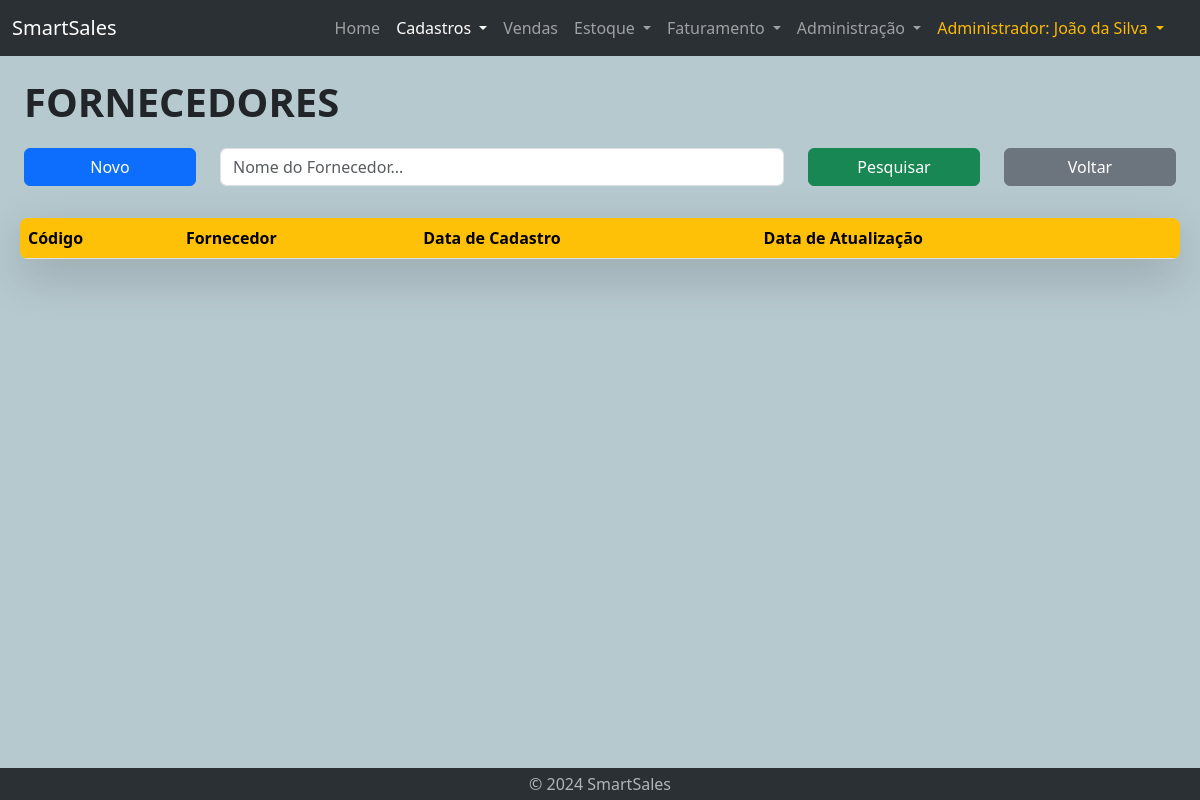
The app's page /estoquista-lst-fornecedor.php (signed in), older data.
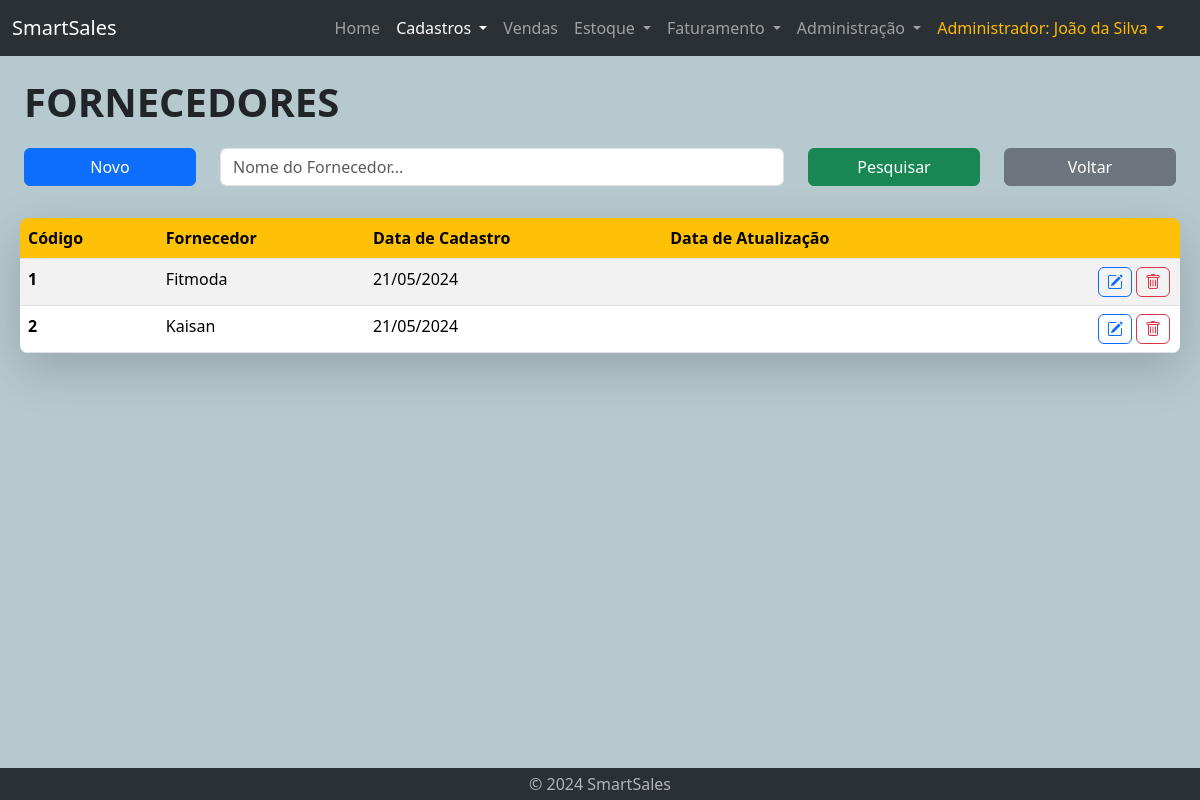
The same page, newer data.
### tables this page shows
CREATE TABLE fornecedor (
    id int AUTO_INCREMENT PRIMARY KEY,
    nome VARCHAR(255) NOT NULL,
    data_cad DATE,
    data_updt DATE
);

### estoquista-lst-fornecedor.php (the view, shortened to what this page needs)
<!DOCTYPE html>
<html lang="en">
<head>
    <?php require "geral/links.php" ?>
</head>
<body id="cadastro">
    <?php require "geral/navbar.php" ?>
    <?php require 'bd/connection.php'; ?>
    <div class="container-fluid mt-3 home">
        <div class="container-fluid">
            <div class="title-text">
                FORNECEDORES
            </div>
        </div>
        <div class="container-fluid mt-3">
            <form action="estoquista-lst-fornecedor.php" method="post">
                <div class="row">
                    <div class="col-lg-2 col-sm-2 col-3">
                        <button type="button" class="btn btn-primary mb-3 w-100" onclick="window.location.href='estoquista-cad-fornecedor.php'">Novo</button>
                    </div>
                    <div class="col-lg-6 col-sm-7 col-9">
                            <input type="text" name="nomeFornecedor" class="form-control mb-3" id="inputPesquisa" placeholder="Nome do Fornecedor..."
                                value="<?php echo isset($_POST['nomeFornecedor']) ? $_POST['nomeFornecedor'] : ''; ?>">
                    </div>
                    <div class="col-lg-2 col-sm-3 col-12">
                        <button type="submit" class="btn btn-success mb-3 w-100">Pesquisar</button>
                    </div>
                    <div class="col-lg-2 col-sm-2 col-12">
                        <button type="button" class="btn btn-secondary mb-3 w-100" onclick="window.location.href='vendedor-cadastros-home.php'">Voltar</button>
                    </div>
                </div>
            </form>
        </div>
        <div class="container-fuid mt-3 ms-lg-2 me-lg-2 shadow-lg rounded-3">
            <?php
                $conn = new mysqli($servername, $username, $password, $database);
                $sql = "SELECT t1.id, t1.nome, t1.data_cad, t1.data_updt FROM fornecedor t1";
                ?>
                <div class='table-responsive table-wrapper'>
                    <table class='table table-striped table-hover rounded-3 overflow-hidden' id='myTable'>
                	    <thead class='thead-yellow'>
                            <tr>
                                <th scope='col'>Código</th>
                                <th scope='col'>Fornecedor</th>
                                <th scope='col'>Data de Cadastro</th>
                                <th scope='col'>Data de Atualização</th>
                                <th scope='col'> </th>
                            </tr>
                	    </thead>
                <?php
                if ($result = $conn->query($sql)) {
                    if ($result->num_rows > 0) {
                        echo "<tbody>";
                        while ($row = $result->fetch_assoc() ) {
                            $dataN = explode('-', $row["data_cad"]);
                            $ano_cad = $dataN[0];
                            $mes_cad = $dataN[1];
                            $dia_cad = $dataN[2];
                            $cod = $row["id"];
                            $nova_data_cad = $dia_cad . '/' . $mes_cad . '/' . $ano_cad;
                            echo "<tr>";
                            echo "  <th scope'row'>";
                            echo $cod;
                            echo "  </th><td>";
                            echo $row["nome"];
                            echo "  </td><td>";
                            echo $nova_data_cad;
                            echo "  </td><td>";
                            echo "  </td>";
            ?>
                                <td>
                                    <button type="button" class="btn btn-outline-danger"
                                    data-bs-toggle="tooltip" data-bs-placement="left" data-bs-title="Excluir fornecedor" data-bs-custom-class="custom-tooltip"
                                    onclick="window.location.href='estoquista-del-fornecedor.php?id=<?php echo $cod; ?>'">
                                        <a class="bi bi-trash"></a>
                                    </button>
                                    <button type="button" class="btn btn-outline-primary"
                                    data-bs-toggle="tooltip" data-bs-placement="left" data-bs-title="Editar fornecedor" data-bs-custom-class="custom-tooltip"
                                    onclick="window.location.href='estoquista-updt-fornecedor.php?id=<?php echo $cod; ?>'">
                                        <a class="bi bi-pencil-square"></a>
                                    </button>
                                </td>
                            </tr>
            <?php
                        }
                        echo "</tbody>";
                    }
                    echo "  </table>";
                    echo "</div>";
                } else {
                    echo "Erro executando SELECT: " . $conn->connect_error;
                }
            ?>
        </div>
    </div>
    <?php require "geral/footer.php" ?>
</body>
</html>

### geral/links.php (shortened to what this page needs)
<link rel="stylesheet" href="framework/bootstrap-5.3.3-dist/css/bootstrap.min.css">
<link rel="stylesheet" href="https://cdn.jsdelivr.net/npm/bootstrap-icons@1.11.3/font/bootstrap-icons.min.css">
<link href="https://cdn.jsdelivr.net/npm/sweetalert2@11.10.8/dist/sweetalert2.min.css" rel="stylesheet">
<link rel="stylesheet" href="css/style.css">

### geral/navbar.php (shortened to what this page needs)
<nav class="navbar navbar-expand-lg bg-body-tertiary" data-bs-theme="dark">
    <div class="container-fluid">
        <a class="navbar-brand" href="home.php">SmartSales</a>
        <div class="offcanvas offcanvas-end" tabindex="-1" id="offcanvasNavbar" aria-labelledby="offcanvasNavbarLabel">
            <div class="offcanvas-body">
                <ul class="navbar-nav justify-content-end flex-grow-1 pe-3">
                    <li class="nav-item">
                        <a class="nav-link" id="home" aria-current="page" href="home.php">Home</a>
                    </li>
                    <li class="nav-item dropdown">
                        <a class="nav-link dropdown-toggle" id="cadastro" href="#" role="button" data-bs-toggle="dropdown" aria-expanded="false">
                            Cadastros
                        </a>
                    </li>
                    <li class="nav-item">
                        <a class="nav-link" id="vendas" href="vendedor-lst-vendas.php" role="button">
                            Vendas
                        </a>
                    </li>
                    <li class="nav-item dropdown">
                        <a class="nav-link dropdown-toggle" id="estoque" href="#" role="button" data-bs-toggle="dropdown" aria-expanded="false">
                            Estoque
                        </a>
                    </li>
                    <li class="nav-item dropdown">
                        <a class="nav-link dropdown-toggle" id="faturamento" href="#" role="button" data-bs-toggle="dropdown" aria-expanded="false">
                            Faturamento
                        </a>
                    </li>
                    <li class="nav-item dropdown">
                        <a class="nav-link dropdown-toggle" id="admin" href="#" role="button" data-bs-toggle="dropdown" aria-expanded="false">
                            Administração
                        </a>
                    </li>
                    <li class="nav-item dropdown">
                        <a class="nav-link dropdown-toggle" href="#" role="button" id="dropdownMenuLink" data-bs-toggle="dropdown" aria-expanded="false" style="color: #fcba03">
                            <?php echo $_SESSION['cargo_nome'] . ": " . $_SESSION['nome']; ?>
                        </a>
                    </li>
                </ul>
            </div>
        </div>
    </div>
</nav>

### geral/footer.php (shortened to what this page needs)
<footer class="my-0" data-bs-theme="dark" style="width: 100% !important">
    <p class="text-center text-body-secondary" style="margin-bottom: 0px;"><a href="#" class="nav-link p-1" data-bs-toggle="modal" data-bs-target="#sobreModal">© 2024 SmartSales</a></p>
</footer>

### css/style.css (style rules this page uses)
body { display: flex; flex-direction: column; min-height: 100vh; background-color: #b6c9cf; }
footer { margin-top: auto; background-color: rgb(43, 48, 53); width: 100% !important; }
.container-fluid.home { flex: 1; margin-bottom: 1rem; }
.title-text { font-weight: 900; font-size: 40px; }
div.table-responsive #myTable .btn { padding: 2px 8px; float: right; margin: 0px 2px; }
div.table-responsive #myTable { margin-bottom: 0px; }
div.table-responsive #myTable a { color: inherit; }
.thead-yellow { --bs-table-color: black; --bs-table-bg: #ffc107; color: var(--bs-table-color); }

Row changes from the older to the newer data that the page shows:
added fornecedor: id "1", nome "Fitmoda", data_cad "21/05/2024"
added fornecedor: id "2", nome "Kaisan", data_cad "21/05/2024"
